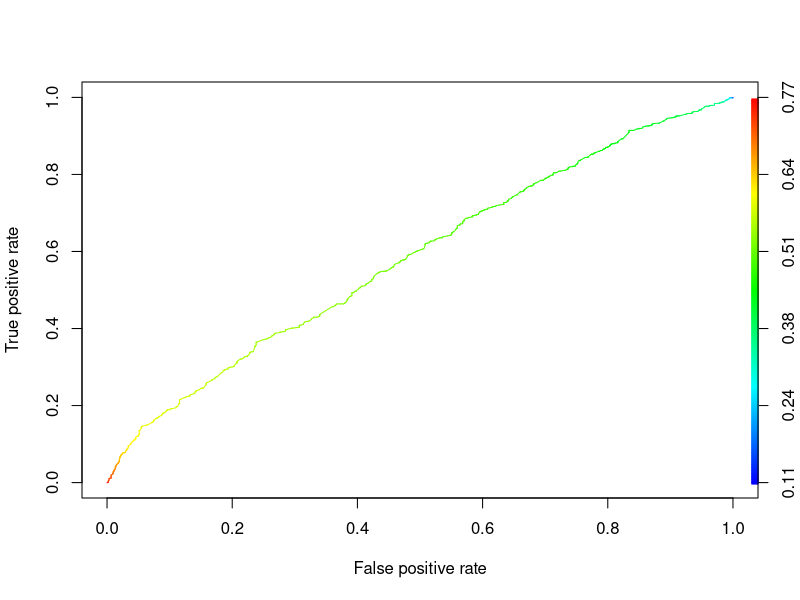
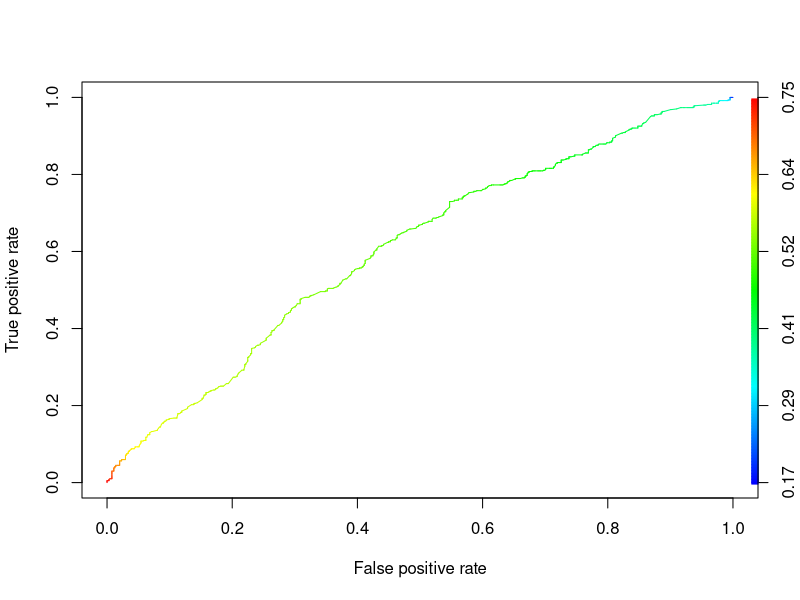

These figures' R source, in order:
## ---- chunk 1
knitr::opts_chunk$set(echo = TRUE)
## ---- chunk 2
set.seed(12345)

library(leaps)
library(MASS)
library(ROCR)
library(ggplot2)
library(e1071) 
## ---- chunk 3
df <- read.csv("Fundraising.csv",header = T)
test.df<-read.csv("FutureFundraising.csv",header = T)
dim(test.df)
head(df)
## STEP #0: Deleting unnecessary columns from our data.

df$Row.Id  <- NULL
df$Row.Id. <- NULL
df$TARGET_D <- NULL
## ---- chunk 4
## STEP #1: Partitioning our dataset. (60% Training, 40% Validation).

train.rows <- sample(rownames(df), dim(df)[1]*0.6)
train.df <- df[train.rows, ]

valid.rows <- setdiff(rownames(df), train.rows) 
valid.df <- df[valid.rows, ]

## ---- chunk 5
# Full Model.
full.model <- glm(TARGET_B ~ ., data = train.df, family = "binomial")
summary(full.model)

# Model after AIC method.
step.model <- stepAIC(full.model, direction = "both", trace = TRUE)
summary(step.model)

# Reduced model (after dropping "zipconvert_2", "zipconvert_3", "zipconvert_4", "zipconvert_5" due to extremely high p-values).
reduced.model <- glm(TARGET_B ~ NUMCHLD + INCOME + NUMPROM + LASTGIFT + totalmonths, data = train.df, family = "binomial")
summary(reduced.model)

# Further reduced model/final model (after dropping "NUMPROM" due to p-value > 10%).
final.model <- glm(TARGET_B ~ NUMCHLD + INCOME + LASTGIFT + totalmonths, data = train.df, family = "binomial")
summary(final.model)

reduced.df<-df[,c(6,7,17)]
head(reduced.df)
## ---- chunk 6
predict_valid <- predict(final.model, valid.df, type = "response")
table(valid.df$TARGET_B,predict_valid>0.5)
## ---- chunk 7
#Profit from the validation data
Profit_valid<-(358*((13-0.68)/9.8))
Profit_valid
#cost from the validation data
cost_valid<-(272*((0-0.68)/0.53))
cost_valid
## ---- chunk 8
predict_train <- predict(final.model, train.df, type = "response")
table(train.df$TARGET_B,predict_train>0.5)
## ---- chunk 9
#Profit from the training data
Profit_train<-(533*((13-0.68)/9.8))
Profit_train
#cost from the training data
cost_train<-(397*((0-0.68)/0.53))
cost_train
## ---- chunk 10
#ROCR Curve

ROCRpred <- prediction(predict_train, train.df$TARGET_B)
ROCRperf <- performance(ROCRpred, 'tpr','fpr')
plot(ROCRperf, colorize = TRUE, text.adj = c(-0.2,1.7))
## ---- chunk 11
ROCRpred <- prediction(predict_valid, valid.df$TARGET_B)
ROCRperf <- performance(ROCRpred, 'tpr','fpr')
plot(ROCRperf, colorize = TRUE, text.adj = c(-0.2,1.7))
## ---- chunk 12
predict_test <- predict(final.model, test.df, type = "response")
test_TARGET_B <- ifelse(predict_test>0.5,1,0)
head(test_TARGET_B)
## ---- chunk 13
pred_test <- predict(final.model, newdata = test.df, type = "response") 
fund.pred <- pred_test[order(-pred_test)] 
head(fund.pred) 
## ---- chunk 14
library(e1071) 
## ---- chunk 15

df <- read.csv("Fundraising.csv",header = T)
head(df)
test.df<-read.csv("FutureFundraising.csv",header = T)
## STEP #0:Removing unnecessary columns from our dataset.

df$Row.Id  <- NULL
df$Row.Id. <- NULL
df$TARGET_D <- NULL

# Encoding the target feature as factor 
df$TARGET_B = factor(df$TARGET_B, levels = c(0, 1)) 
## ---- chunk 16
## STEP #1: Partitioning our data. (60% Training, 40% Validation).

train.rows <- sample(rownames(df), dim(df)[1]*0.6)
train.df <- df[train.rows, ]

valid.rows <- setdiff(rownames(df), train.rows) 
valid.df <- df[valid.rows, ]

## ---- chunk 17
## STEP #2: Model Building.

attach(train.df)
attach(test.df)

# Fitting SVM to the Training set 


classifier = svm(formula = TARGET_B ~ .,  data = train.df, type = 'C-classification', kernel = 'linear') 
classifier

## ---- chunk 18
# Predicting the Test set results for validation data
y_pred_valid = predict(classifier, newdata = valid.df) 
y_pred_valid
# Making the Confusion Matrix for validation data
cm_valid = table(valid.df$TARGET_B, y_pred_valid) 
cm_valid
## ---- chunk 19
#Profit from the validation data
Profit_valid<-(362*((13-0.68)/9.8))
Profit_valid
#cost from the validation data
cost_valid<-(253*((0-0.68)/0.53))
cost_valid
## ---- chunk 20
# Predicting the Test set results for training data
y_pred_train = predict(classifier, newdata = train.df) 
y_pred_train


# Making the Confusion Matrix for training data
cm_train = table(train.df$TARGET_B, y_pred_train) 
cm_train

## ---- chunk 21
#Profit from the training data
Profit_valid<-(572*((13-0.68)/9.8))
Profit_valid
#cost from the training data
cost_valid<-(373*((0-0.68)/0.53))
cost_valid

## ---- chunk 22
pred_test_svm <- predict(classifier, newdata = test.df, type = "response") 
fund.pred_svm <- pred_test[order(-pred_test)] 
head(fund.pred_svm) 
